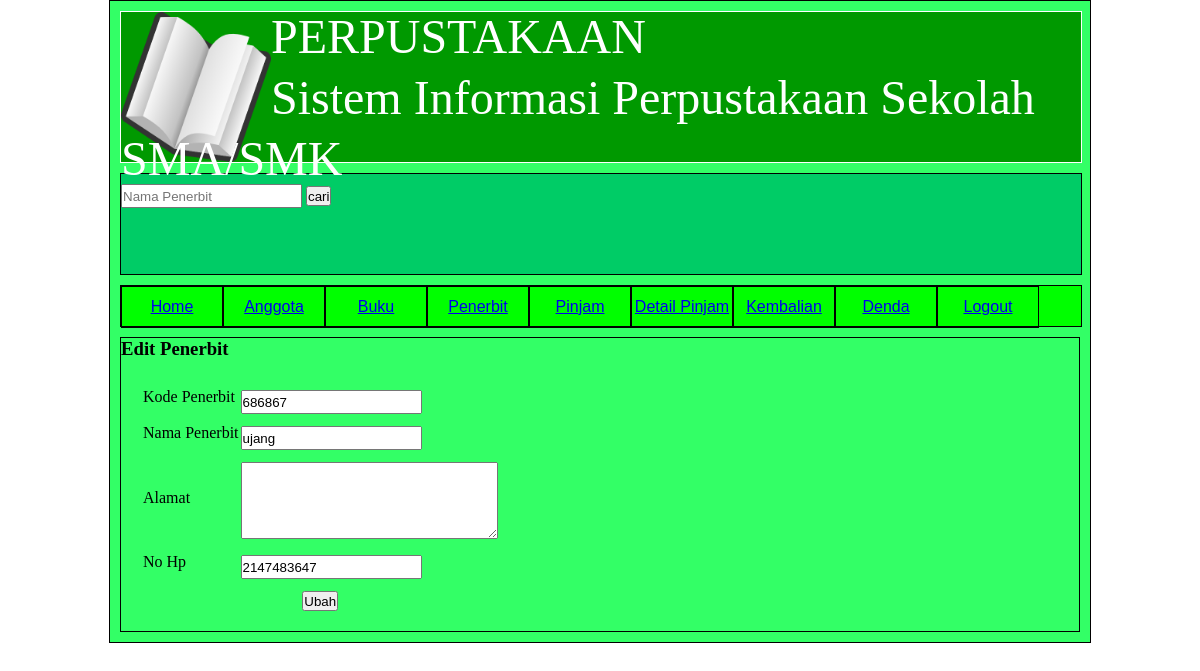
The page /editpenerbit.php?kd=686867 on the database its author committed.
### tables this page shows
CREATE TABLE IF NOT EXISTS `penerbit` (
  `Kdpenerbit` int(5) NOT NULL,
  `Nmpenerbit` varchar(20) NOT NULL,
  `Alamat` text NOT NULL,
  `nohp` int(12) NOT NULL,
  PRIMARY KEY (`Kdpenerbit`)
);

### editpenerbit.php (the view, shortened to what this page needs)
<!DOCTYPE html>
<html>
<head>
	<link rel="stylesheet" type="text/css" href="desain.css">
</head>
<body>
<div class="wrapper">
	<div class="header">
	<div class="gambar1"><img src="gambar/Sistem_Informasi_Perpustakaan_Online.png" width="150" height="150"></div>
	<font size="70">PERPUSTAKAAN</font><br>
    <font size="30">Sistem Informasi Perpustakaan Sekolah SMA/SMK</font>
	</div>
    <div class="cari">
<form method="post" action="">
	<input type="text" name="nl" placeholder="Nama Penerbit" class="tet">
	<input type="submit" name="cari" value="cari" class="btn"><br>
</form>
</div>
<div class="menu">
	<ul>
		<li><a href="home.php">Home</a></li>
		<li><a href="anggota.php">Anggota</a></li>
		<li><a href="buku.php">Buku</a></li>
		<li><a href="penerbit.php">Penerbit</a></li>
		<li><a href="pinjam.php">Pinjam</a></li>
		<li><a href="detail.php">Detail Pinjam</a></li>
		<li><a href="kembalian.php">Kembalian</a></li>
		<li><a href="denda.php">Denda</a></li>
		<li><a href="login.php">Logout</a></li>
	</ul>
	</div>
	<div class="content"> <h3>Edit Penerbit</h3> <br>
	<form method="post" action="">
	<?php
$kode=$_GET['kd'];
$edit=mysql_query("SELECT*FROM penerbit WHERE Kdpenerbit='$kode'");
$data=mysql_fetch_array($edit);
	echo"<table>
	<tr>
		<td>Kode Penerbit</td>  <td><input type='text' name='a' class='ip' value='".$data['Kdpenerbit']. "'><br></td></tr>
        <tr><td>Nama Penerbit</td> <td><input type='text' name='b' class='ip' value='".$data['Nmpenerbit']. "'><br></td></tr>
		<tr><td>Alamat</td> <td><textarea cols='30' rows='5' name='c' values='".$data['Alamat']. "'></textarea><br></td></tr>
		<tr><td>No Hp</td> <td><input type='text' name='d' class='ip' value='".$data['nohp']. "'><br></td></tr>
		<tr><td colspan='2'><center><input type='submit' name='update' value='Ubah' class='kr'></center><br></td></tr>
	</table>"?>
</form>
	 </div>
	 </div>
	 </body>
</html>

### desain.css (style rules this page uses)
* { margin:0%; padding: 0%; }
.wrapper { width: 80%; margin:0px auto; height: auto; border:1px solid; padding: 10px; background:#33FF66; }
.header { width: 100%; height: 150px; border:1px solid; margin-bottom: 10px; text-align: left; font-size:; background:#009900; color:white; line-height: 50px; }
.cari { width: 100%; height: 100px; border:1px solid; margin-bottom: 10px; background:#00CC66; }
.menu { width: 100%; height: 40px; border:1px solid; background:#00FF00; font-family:Arial, Helvetica, sans-serif; margin-bottom: 10px; }
.menu ul li { list-style: none; width: 100px; height: 40px; border:1px solid; float: left; text-align: center; line-height: 40px; color:; }
.content { height: auto; width: auto; border:1px solid; }
.gambar1 { float: left; height:100px; width:150px; }
input { height: 20px; margin-top: 10px; }
textarea { margin-top: 10px; }
table { margin-left: 20px; }

### rows shown on the page
penerbit: a "686867", b "ujang", d "2147483647"
